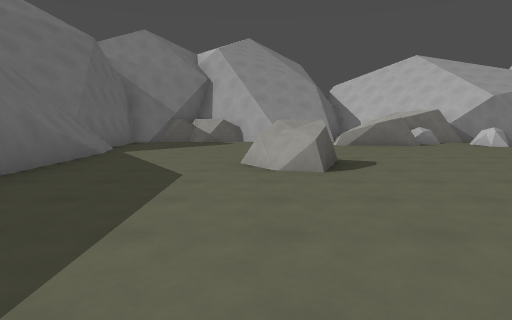
view 1 (above)

17 first-person views from a walk through a 3-D level made in the Godot game engine. The camera is 1.4 m above the floor, tilts 6° down and sees 75° across. The floor is counted in squares, 2.62 m on a side. Each view is taken from the middle of a square. On the plan, view 1 faces up. The plan holds only what a view shows up to about 9 squares ahead; the rest is blank. The place goes on beyond the plan. Characters and animated objects are not drawn. Surface patterns are stand-ins for the level's own textures.

view 2
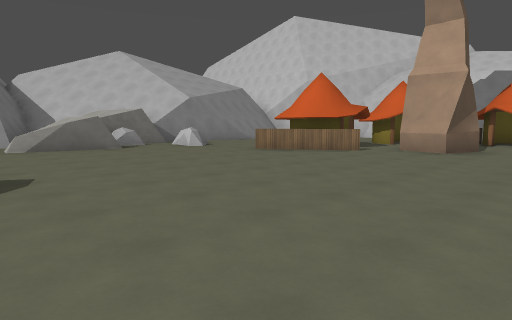

view 3
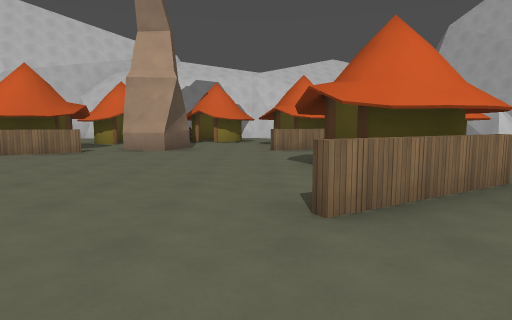

view 4
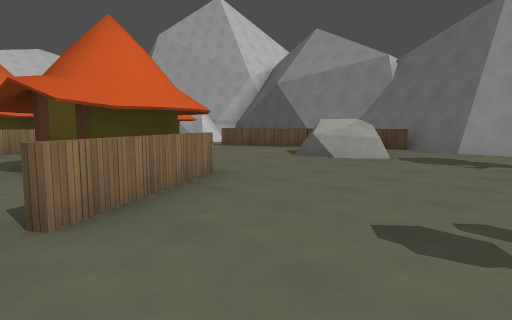

view 5
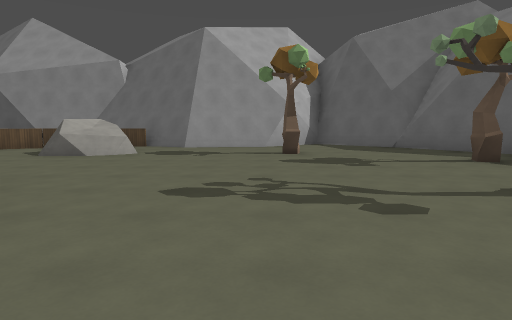

view 6
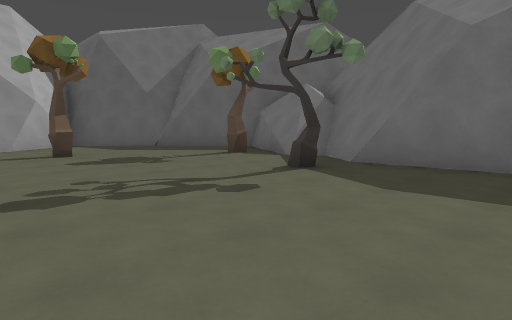

view 7
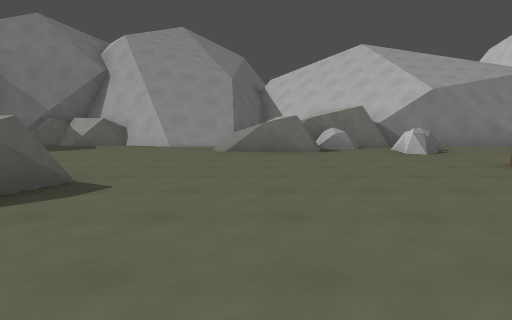

view 8
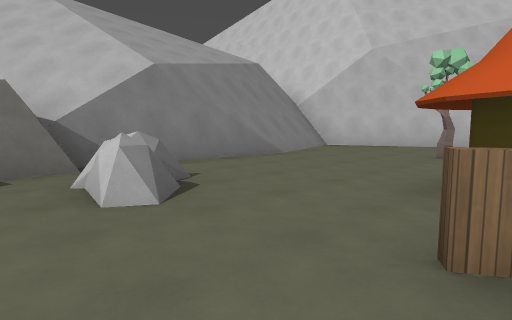

view 9
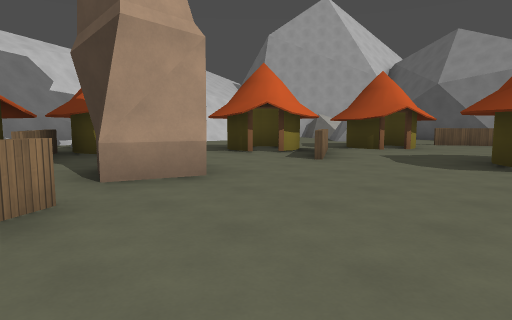

view 10
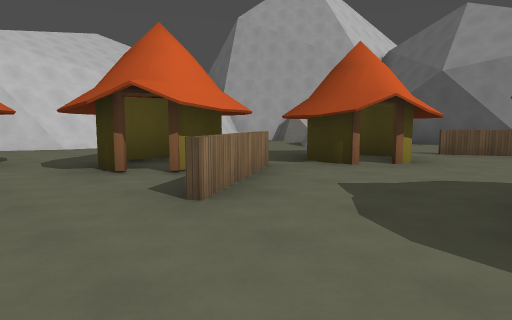

view 11
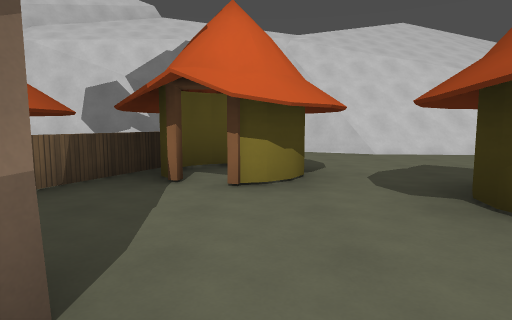

view 12
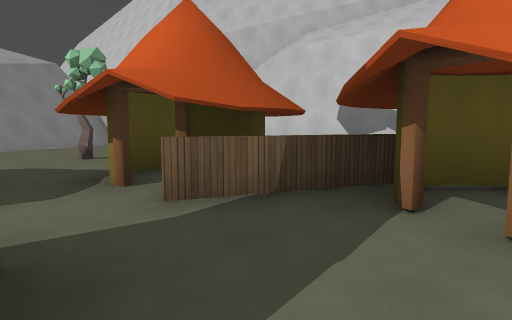

view 13
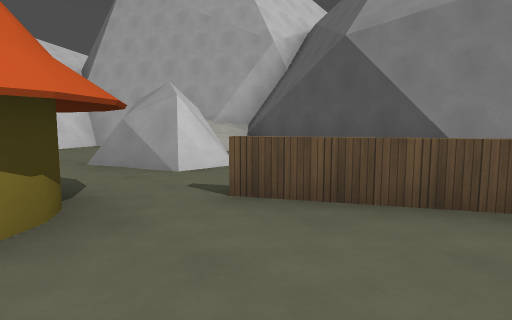

view 14
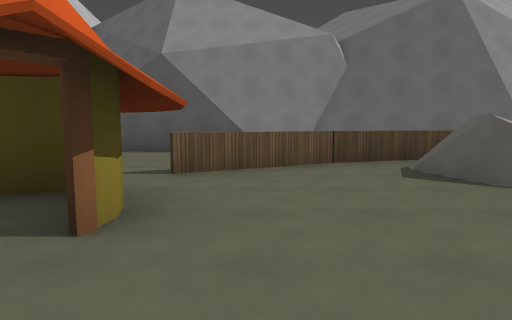

view 15
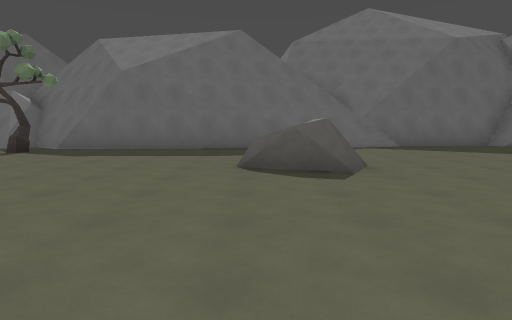

view 16
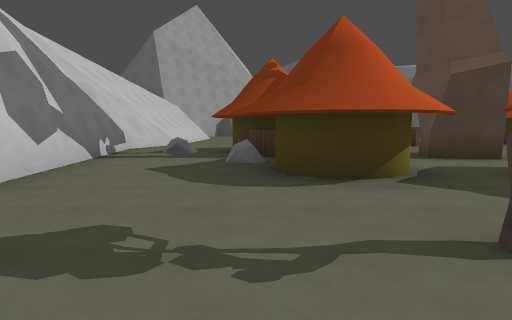

view 17
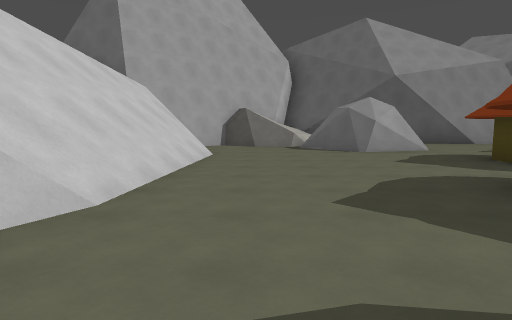

### Floor plan
Points are (right, up) in squares from view 1. A wall is a line through its corners. A room is listed if a view was taken in it or the views show most of it. See-through windows are left out.
Room 1 (views 1, 2, 3, 4, 5, 6, 7, 8, 9, 10, 11, 12, 13, 14, 15, 16, 17)
walls: (-2.7, 0.1) (-4.9, -3.1); (-2.8, 0.2) (-5.1, -3); (6.2, 10.1) (5.4, 10.1); (6, 10.3) (5.5, 10.3); (9.7, -5) (10.8, -4.6); (2.6, -6.4) (5.8, -7.8) (7.6, -7.5); (-2.8, -2) (-3.9, -4) (-2.4, -6); (9.7, -5.6) (9.7, -5.2) (10.6, -4.8) (11, -5); (-3, -2) (-3.4, -3.1); (-3, 6) (-2.5, -0.2) (-3.3, -1.3); (9.5, -5.8) (9.5, -5.1); (0.6, 10.5) (-0.5, 11); (-3.4, -2.6) (-3.6, -3.4); (9.6, 10.4) (6, 10.7); (7.2, -7.5) (8.8, -7.8); (14.7, 0.5) (15, 1.2) (14.4, 7.2); (-3.6, 7) (-2.9, 4.3); (15, 0.7) (15.3, 1.3); (-0.2, -7.1) (0.5, -6.5) (2.8, -6.3); (14.2, 7.9) (12.8, 11.1); (-2.7, -5.9) (-0.7, -7.7); (-4.6, -3.6) (-4.1, -4.3); (-2.1, 10.8) (-2.8, 10.6); (-2.7, 10.9) (-3.2, 10.7); (15.7, 7.3) (14.7, 8.4); (-3.4, 10.6) (-3.8, 10.4); (-3.8, 10.2) (-3.4, 6.4); (12.5, 11.5) (8.9, 10.4); (16.2, 7.2) (15.2, 8.3)
low walls: (9.5, -5.1) (9.8, -4.9); (2.7, -6.1) (3.9, -6.7); (-2.7, -1.7) (-2.9, -2.3); (14.2, -0.3) (15, 1.4); (-3.4, 7.2) (-2.9, 5.3); (-0.5, 10.8) (-1.5, 10.5); (-3.3, 10.4) (-3.8, 10.2); (12.8, 11.1) (10.7, 10.5); (12.7, 11.3) (9.3, 10.3)
ways out: opening at (15, 6) to room 2; opening at (2, 9.3); opening at (13, -2.6)
objects: tree (-2, -3); tree (-2, -1); tree (0, -4); rock (0, 4) to (1, 5); fence (3, 0) to (3, 1); rock (3, 9) to (4, 10); fence (4, -6); rock (4, -5); fence (4, -1); fence (4, 0); fence (5, -6); hut (5, -1) to (6, 0); rock (5, 10); fence (6, -6); rock (6, 8) to (6, 9); fence (7, -5); fence (7, 5); fence (7, 6); rock (7, 9); fence (8, -5); hut (8, -4) to (9, -2); fence (8, 0) to (8, 1); tree (8, 3) to (9, 3); hut (8, 5) to (9, 7); fence (9, -1); fence (9, 0); hut (10, -1) to (11, 0); hut (10, 5) to (12, 6); hut (11, 2) to (12, 2); fence (11, 4); tree (11, 8); fence (12, 3); rock (12, 4); rock (14, 2)
Room 2 (no view inside)
walls: (16.8, 6.4) (16.2, 7.2)
ways out: opening at (15, 6) to room 1; opening at (16.5, 5)

Positions as (right, up) in squares from view 1, and headings:
1: (0, 0), facing up
2: (1, 1), facing up-right
3: (1, 1), facing right
4: (1, 1), facing down-right
5: (1, 2), facing down
6: (2, 2), facing down-left
7: (3, 2), facing up
8: (5, 6), facing up-right
9: (5, 5), facing down-right
10: (6, 2), facing down-right
11: (8, 2), facing right
12: (9, 2), facing up-right
13: (6, -3), facing down-right
14: (7, -1), facing down
15: (5, 4), facing left
16: (12, 9), facing down
17: (13, 2), facing down
